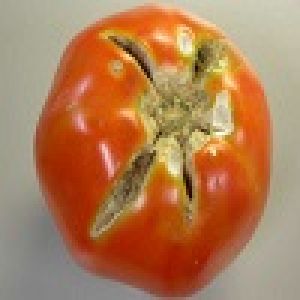
#> input picture image-classification/2.jpg, 100 x 100 px (shown 3 times larger)
$ jupyter execute Lab-color.ipynb
#> lines starting #> are read from the running program, lines starting #| are printed output that depends on the picture
[cell 1]
from skimage import data, io, segmentation, color
from skimage.future import graph
import numpy as np


# def _weight_mean_color(graph, src, dst, n):
#     """Callback to handle merging nodes by recomputing mean color.

#     The method expects that the mean color of `dst` is already computed.

#     Parameters
#     ----------
#     graph : RAG
#         The graph under consideration.
#     src, dst : int
#         The vertices in `graph` to be merged.
#     n : int
#         A neighbor of `src` or `dst` or both.

#     Returns
#     -------
#     data : dict
#         A dictionary with the `"weight"` attribute set as the absolute
#         difference of the mean color between node `dst` and `n`.
#     """

#     diff = graph.node[dst]['mean color'] - graph.node[n]['mean color']
#     diff = np.linalg.norm(diff)
#     return {'weight': diff}


# def merge_mean_color(graph, src, dst):
#     """Callback called before merging two nodes of a mean color distance graph.

#     This method computes the mean color of `dst`.

#     Parameters
#     ----------
#     graph : RAG
#         The graph under consideration.
#     src, dst : int
#         The vertices in `graph` to be merged.
#     """
#     graph.node[dst]['total color'] += graph.node[src]['total color']
#     graph.node[dst]['pixel count'] += graph.node[src]['pixel count']
#     graph.node[dst]['mean color'] = (graph.node[dst]['total color'] /
#                                      graph.node[dst]['pixel count'])


# img = data.coffee()
# labels = segmentation.slic(img, compactness=30, n_segments=400)
# g = graph.rag_mean_color(img, labels)

# labels2 = graph.merge_hierarchical(labels, g, thresh=35, rag_copy=False,
#                                    in_place_merge=True,
#                                    merge_func=merge_mean_color,
#                                    weight_func=_weight_mean_color)

# out = color.label2rgb(labels2, img, kind='avg')
# out = segmentation.mark_boundaries(out, labels2, (0, 0, 0))
# io.imshow(out)
# io.show()

##------------------------L*a*b--------------------------
import cv2
from skimage import io, color
rgb = io.imread('2.jpg')
#> rgb is the input picture: shape (100, 100, 3); mean R, G, B 176, 124.8, 85.2
lab = color.rgb2lab(rgb)
#> lab: shape (100, 100, 3) float64; mean of channels 0, 1, 2 57.7, 16.8, 30.1
io.imshow(lab);
io.show();
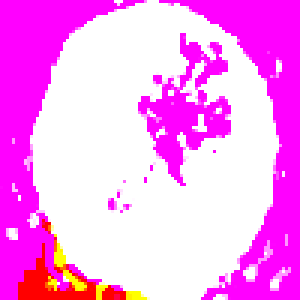
#> shown: shape (100, 100, 3) float64 (shown 3 times larger); mean R, G, B 1, 0.597, 0.968

# [36 lines of commented-out code are left out]

"""
Image Data Analysis Using Numpy & OpenCV
author: Mohammed Innat
email:  innat1994@gmail.com
website: https://iphton.github.io/iphton.github.io/
Please feel free to use and modify this, but keep the above information. Thanks!
"""
import imageio
import matplotlib.pyplot as plt
from sklearn import cluster
pic = imageio.imread('17.jpg')
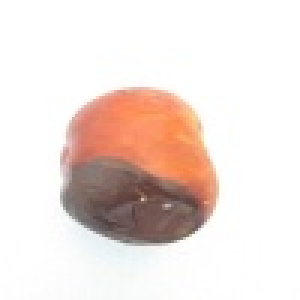
#> input picture image-classification/17.jpg, 100 x 100 px (shown 3 times larger)
#> pic is the input picture: shape (100, 100, 3); mean R, G, B 238.5, 225.3, 220.2
plt.imshow(pic)

x, y, z = pic.shape
#> x = 100; y = 100; z = 3
pic_2d = pic.reshape(x*y, z)

kmeans_cluster = cluster.KMeans(n_clusters=2)
kmeans_cluster.fit(pic_2d)
cluster_centers = kmeans_cluster.cluster_centers_
cluster_labels = kmeans_cluster.labels_
print(cluster_centers)
plt.figure(figsize = (15,8))
plt.imshow(cluster_centers[cluster_labels].reshape(x, y, z))
